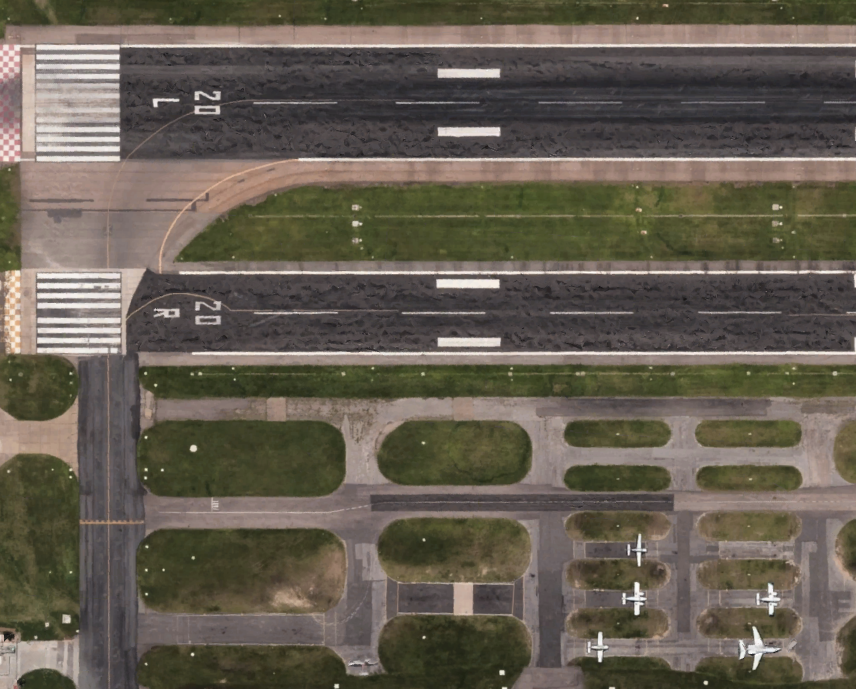
#> input picture images/base_image_santos_dummont_airport.png, 1712 x 1378 px (shown at 1/2 size)
$ jupyter execute 01_perspective_projection.ipynb
#> lines starting #> are read from the running program, lines starting #| are printed output that depends on the picture; after the words box and inside, x2 and y2 are one past the last pixel; in counts of white or black regions, pixels touching at a corner belong together
# 📕 01 - Perspective Transformation with `cv2.getPerspectiveTransform`

This Jupyter Notebook demonstrates the concept and application of perspective transformation using OpenCV, a powerful tool in image processing. Perspective transformation is a crucial technique for altering the viewpoint from which an image is observed. This capability is incredibly useful across various domains, including image rectification, augmented reality, and analyzing visual data from unique perspectives, such as aircraft takeoffs.

## Understanding Perspective Transformation

Perspective transformation, in essence, enables us to modify the viewpoint of an image as if observing it from a different angle or position. This is particularly advantageous when we need to rectify images to a common perspective or when creating augmented reality applications that merge virtual and real-world imagery seamlessly.

### The Mathematical Foundation

At the core of perspective transformation is the `cv2.getPerspectiveTransform` function from OpenCV. This function computes a transformation matrix that is key to changing the perspective of an image. The process entails identifying four points within the source image, which define the region of interest. The corresponding points in the target image are set to delineate a rectangle, thus simulating a "bird's-eye" or top-down view.

The transformation matrix $M$ is calculated to project the source points onto the target image, achieving the desired perspective change. This involves a projective transformation where coordinates from the source image $(x, y)$ are mapped to new coordinates in the destination image $(x', y')$, according to the transformation:

$$
\begin{align*}
\begin{bmatrix} x' \\ y' \\ w' \end{bmatrix} = M \cdot \begin{bmatrix} x \\ y \\ 1 \end{bmatrix}
\end{align*}
$$

In this equation, $(x', y')$ represents the transformed coordinates in the target image, and $w'$ is a scaling factor that ensures the transformed coordinates are in the correct proportion. The transformation matrix $M$ is a $3 \times 3$ matrix derived from the correspondence of four point pairs between the source and the target images.

The computation and application of this matrix enable the effective simulation of different perspectives, facilitating a variety of image analysis and enhancement techniques.

## Image Comparison: Video Frame and Aerial View

The images displayed are used for comparison in preparation for perspective transformation tasks within this project. On the left, we have the first frame from a video of Santos Dummont Airport, located in Rio de Janeiro, which will be analyzed throughout this notebook. On the right is an aerial view of the same airport, sourced from Google Earth.

:::{.callout-note}
**Santos Dummont Airport** Positioned in Rio de Janeiro, is one of the city's major airports. The first frame of the video captures a typical scene with aircraft positioned for takeoff, showcasing the airport's operational environment. The aerial view provides a comprehensive layout, including runways, taxiways, and parking areas, which are essential for our perspective transformation analysis..
:::

[cell 1]
import cv2
import numpy as np
import matplotlib.pyplot as plt

from src.path import BASE_PATH

# Path to the base image and the first video frame
base_image_path = str(BASE_PATH / "images" / "base_image_santos_dummont_airport.png")
first_frame_path = str(BASE_PATH / "images" / "first_frame_santos_dummont_airport.png")

# Load the base image and the first frame
base_image = cv2.imread(base_image_path)
#> base_image is the input picture: shape (1378, 1712, 3); mean B, G, R 81.2, 93.2, 100.7
first_frame = cv2.imread(first_frame_path)
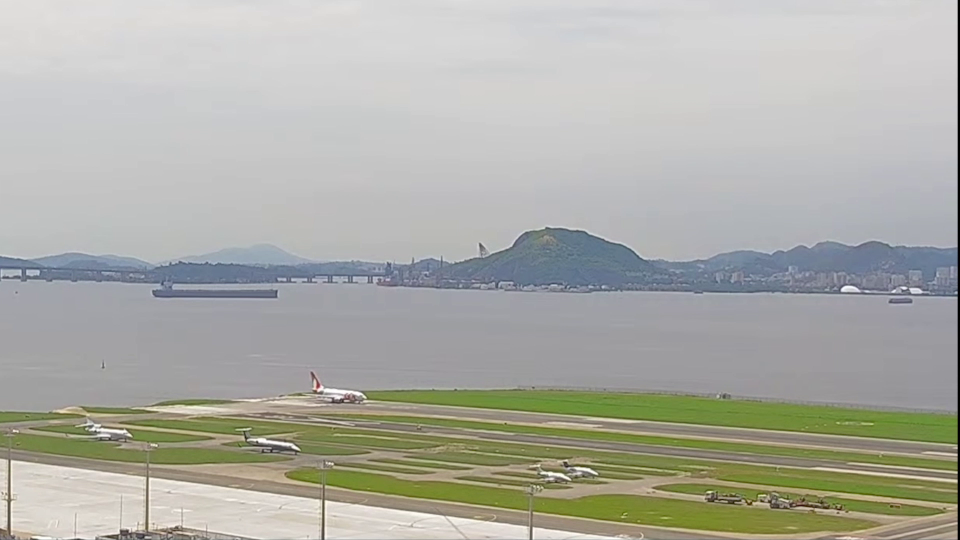
#> input picture images/first_frame_santos_dummont_airport.png, 1920 x 1080 px (shown at 1/2 size)
#> first_frame is the input picture: shape (1080, 1920, 3); mean B, G, R 166, 173.5, 172.7

# Convert from BGR to RGB
base_image_rgb = base_image[..., ::-1]
first_frame_rgb = first_frame[..., ::-1]

# Configure the layout to display the images side by side
plt.figure(figsize=(10, 5))  # Adjust the figure size

# Plot the first frame on the left
plt.subplot(1, 2, 1)  # 1 row, 2 columns, position 1
plt.imshow(first_frame_rgb)
plt.title("First Frame")
plt.axis("off")  # Remove the axes

# Plot the base image on the right
plt.subplot(1, 2, 2)  # 1 row, 2 columns, position 2
plt.imshow(base_image_rgb)
plt.title("Base Image")
plt.axis("off")  # Remove the axes

plt.show()
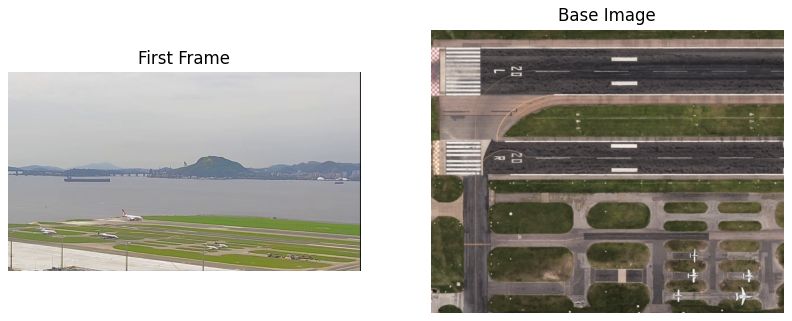
#> figure drawn by matplotlib, 2 panels

By comparing these two images, we establish a visual understanding of the airport's layout from different perspectives. The video frame presents a view as seen from the ground, while the aerial image offers a top-down view, which is commonly used for detailed analysis and mapping applications.

## Visualization of Region of Interest on Footage

The coordinates for the source polygon, representing the region of interest in the footage, were obtained using the [Polygon Tool from Roboflow](https://roboflow.github.io/polygonzone/). This tool allows for precise selection and determination of points on an image.

Additionally, the target width and height values required for the perspective transformation were sourced from measurements taken in Google Earth. These dimensions correspond to the actual size of the area on the ground, providing a realistic scale for the transformed image.

[cell 2]
# Set the initial SOURCE and TARGET values
SOURCE = np.array([[642, 784], [1960, 881], [1146, 1009], [-161, 852]])

TARGET_WIDTH = 310
TARGET_HEIGHT = 260

The `draw_lines_on_image` function is then used to overlay these points onto the first frame of the footage, connecting them with lines. This visual representation helps confirm the correct placement of the polygon on the image.

[cell 3]
def draw_lines_on_image(image: np.ndarray, source_points: np.ndarray) -> np.ndarray:
    """
    Draw lines on the image given a set of points.

    Args:
        image (np.ndarray): The input image.
        source_points (np.ndarray): The points to draw lines.

    Returns:
        np.ndarray: The image with the lines drawn.
    """
    # Copy the image to avoid modifying the original
    lines_image = image.copy()

    # Draw the lines
    for i in range(len(source_points)):
        # Draw the line
        cv2.line(
            lines_image,
            tuple(source_points[i]),
            tuple(source_points[(i + 1) % len(source_points)]),
            (0, 0, 255),
            6,
        )
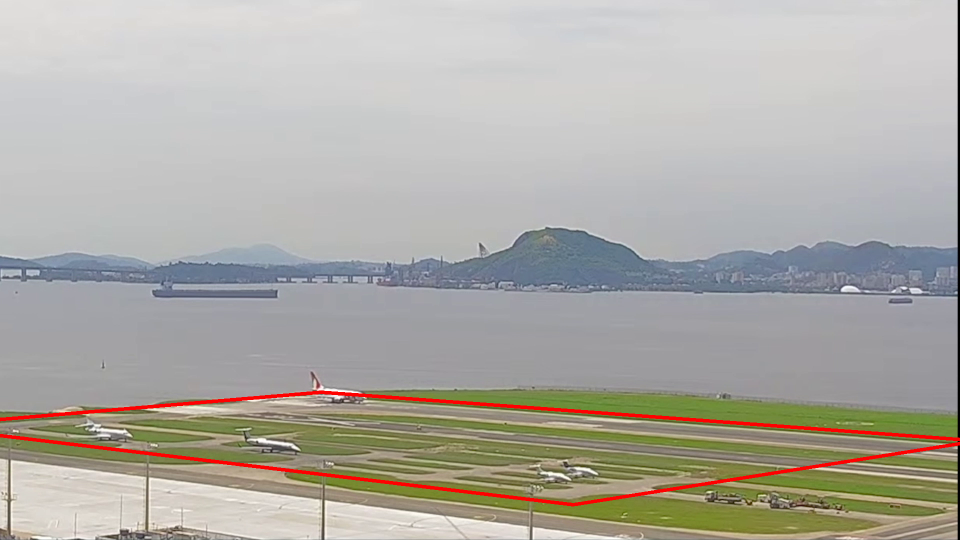
#> lines_image: shape (1080, 1920, 3) (shown at 1/2 size); 1.29% of pixels changed, all inside (x1, y1, x2, y2) = (0, 781, 1920, 1013)

    return lines_image


image_with_lines = draw_lines_on_image(first_frame, SOURCE)
plt.imshow(image_with_lines[..., ::-1])

## Applying Perspective Transformation

The function `transform_perspective` applies a perspective transformation to the input image, utilizing the source coordinates obtained from the footage and the target projection dimensions derived from Google Earth.

## Process

1. The function takes the input image, source points, and target dimensions (width and height) as arguments.
2. It then calculates the target points, which form a rectangle with the specified target width and height. These points are the corners of the desired output image and define where the source points should map to in the transformed space.
3. Using OpenCV's `cv2.getPerspectiveTransform`, the function computes the transformation matrix from the source points to the target rectangle.
4. Finally, it applies this transformation matrix to the input image using `cv2.warpPerspective`, resulting in an image that has been transformed to a new perspective.

[cell 4]
def transform_perspective(
    image: np.ndarray, source: np.ndarray, target_width: int, target_height: int
) -> np.ndarray:
    """
    Apply a perspective transformation to the input image.

    Args:
        image (np.ndarray): The input image.
        source (np.ndarray): The source points.
        target_width (int): The target width.
        target_height (int): The target height.

    Returns:
        np.ndarray: The transformed image.
    """
#> called with source = array of shape (4, 2), target_width = 310, target_height = 260
    # Define the target points
    target = np.array(
        [
            [0, 0],
            [target_width - 1, 0],
            [target_width - 1, target_height - 1],
            [0, target_height - 1],
        ]
    )

    # Calculate the perspective transform matrix
    matrix = cv2.getPerspectiveTransform(
        source.astype(np.float32), target.astype(np.float32)
    )
#> matrix = [[-0.107, -1.26, 1059.8], [0.111, -1.51, 1112], [-2.52e-05, -0.00205, 1]]

    # Apply the perspective transformation
    transformed_image = image.copy()
    transformed_image = cv2.warpPerspective(
        transformed_image, matrix, (target_width, target_height)
    )
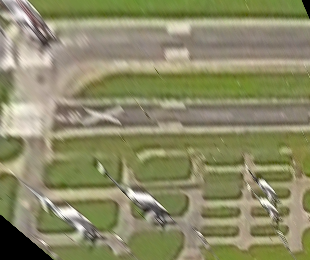
#> transformed_image: shape (260, 310, 3); mean B, G, R 102.1, 137.6, 139

    return transformed_image


# use function transform_perspective to transform the first frame
transformed_image = transform_perspective(
    first_frame, SOURCE, TARGET_WIDTH, TARGET_HEIGHT
)
plt.imshow(transformed_image[..., ::-1])
